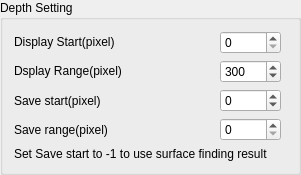
           <widget class="QGroupBox" name="DepthBox">
            <property name="minimumSize">
             <size>
              <width>300</width>
              <height>0</height>
             </size>
            </property>
            <property name="maximumSize">
             <size>
              <width>500</width>
              <height>400</height>
             </size>
            </property>
            <property name="title">
             <string>Depth Setting</string>
            </property>
            <layout class="QGridLayout" name="gridLayout_4">
             <item row="0" column="0">
              <widget class="QLabel" name="DepthStartLabel">
               <property name="minimumSize">
                <size>
                 <width>200</width>
                 <height>0</height>
                </size>
               </property>
               <property name="maximumSize">
                <size>
                 <width>150</width>
                 <height>20</height>
                </size>
               </property>
               <property name="text">
                <string>Display Start(pixel)</string>
               </property>
              </widget>
             </item>
             <item row="5" column="0" colspan="3">
              <widget class="QLabel" name="label_37">
               <property name="maximumSize">
                <size>
                 <width>16777215</width>
                 <height>20</height>
                </size>
               </property>
               <property name="font">
                <font>
                 <pointsize>9</pointsize>
                </font>
               </property>
               <property name="text">
                <string>Set Save start to -1 to use surface finding result</string>
               </property>
              </widget>
             </item>
             <item row="0" column="1">
              <widget class="QSpinBox" name="DepthStart">
               <property name="maximumSize">
                <size>
                 <width>150</width>
                 <height>30</height>
                </size>
               </property>
               <property name="minimum">
                <number>0</number>
               </property>
               <property name="maximum">
                <number>10000</number>
               </property>
              </widget>
             </item>
             <item row="2" column="0">
              <widget class="QLabel" name="label_35">
               <property name="text">
                <string>Save start(pixel)</string>
               </property>
              </widget>
             </item>
             <item row="2" column="1">
              <widget class="QSpinBox" name="SaveZstart">
               <property name="minimum">
                <number>-1</number>
               </property>
               <property name="maximum">
                <number>10000</number>
               </property>
              </widget>
             </item>
             <item row="4" column="0">
              <widget class="QLabel" name="label_36">
               <property name="text">
                <string>Save range(pixel)</string>
               </property>
              </widget>
             </item>
             <item row="4" column="1">
              <widget class="QSpinBox" name="SaveZrange">
               <property name="maximum">
                <number>10000</number>
               </property>
              </widget>
             </item>
             <item row="1" column="0">
              <widget class="QLabel" name="DepthRangeLabel">
               <property name="minimumSize">
                <size>
                 <width>200</width>
                 <height>0</height>
                </size>
               </property>
               <property name="maximumSize">
                <size>
                 <width>150</width>
                 <height>20</height>
                </size>
               </property>
               <property name="text">
                <string>Dsplay Range(pixel)</string>
               </property>
              </widget>
             </item>
             <item row="1" column="1">
              <widget class="QSpinBox" name="DepthRange">
               <property name="maximumSize">
                <size>
                 <width>150</width>
                 <height>30</height>
                </size>
               </property>
               <property name="whatsThis">
                <string extracomment="bline average"/>
               </property>
               <property name="minimum">
                <number>0</number>
               </property>
               <property name="maximum">
                <number>10000</number>
               </property>
               <property name="value">
                <number>300</number>
               </property>
              </widget>
             </item>
            </layout>
           </widget>
